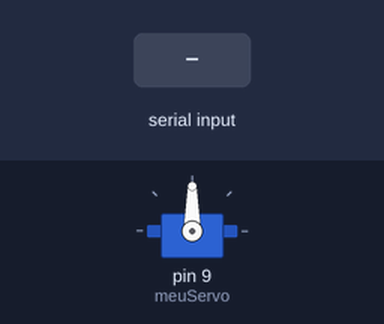
Simulated run of this sketch. Board: Arduino Uno, built with avr-gcc and run on an emulated ATmega328P. Shown: servo. The test bench sets the inputs (shaded band).

Above: at 1.7 s.
1.8 s: "30,150\n" received over Serial
At 3.4 s:
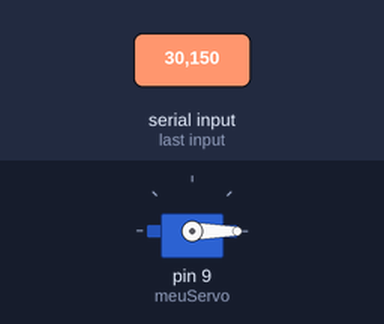
4.3 s: "90,45\n" received over Serial
At 5.0 s:
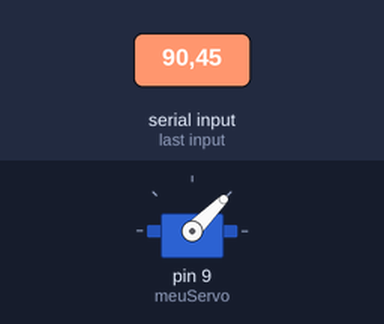
6.7 s: "200\n" received over Serial
At 7.5 s:
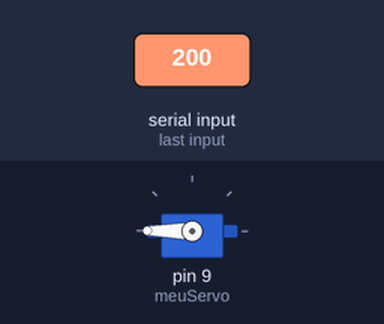
Timing chart, 0 to 9.7 s (numbered marks = the images above; inputs shaded):
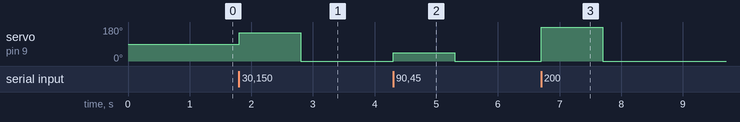

The sketch:

mouse_servo1.ino
```cpp
#include <Servo.h>

Servo meuServo;

int angulo = 90;

void setup()
{
    Serial.begin(115200);

    meuServo.attach(9);

    meuServo.write(90);

    delay(500);
}

void loop()
{
    if (Serial.available())
    {
        angulo = Serial.parseInt();

        angulo = constrain(angulo, 0, 180);

        meuServo.write(angulo);
    }
}
```

Measured:
- after the input at 1.8 s, servo on pin 9 (meuServo): 90° → 150° at once, → 0° 1.0 s later
- after the input at 4.3 s, servo on pin 9 (meuServo): 0° → 45° at once, → 0° 1.0 s later
- after the input at 6.7 s, servo on pin 9 (meuServo): 0° → 180° at once, → 0° 1.0 s later
